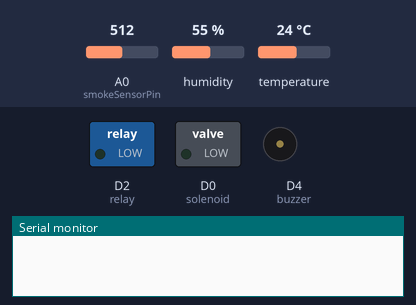
Recording of a sketch running on a simulated ESP8266 (NodeMCU). Parts: switched loads named in the sketch (green lamp = pin HIGH), buzzer (waves = sounding, pin HIGH), the last lines printed to the serial monitor. The test bench sets the inputs (shaded band); at power-on: A0 (smokeSensorPin) = 512, humidity 55 %, temperature 24 °C. WiFi joins after 1.5 s; servers stay silent unless stated; uploads are accepted with an empty reply.

Above: at 0.1 s.
At 2.7 s:
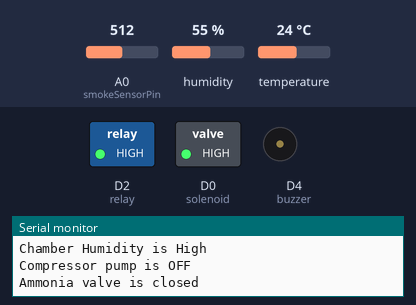
Timing chart, 0 to 4.2 s (numbered marks = the images above):
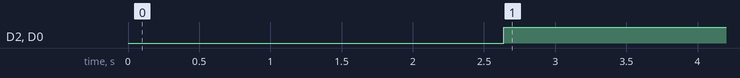

Measured:
- by itself, D2 (relay), D0 (solenoid): LOW → HIGH at 2.6 s

The sketch:

Coldstorage.ino
```cpp
#include <ESP8266WiFi.h>
#include <ESP8266HTTPClient.h>
#include <WiFiClient.h>
#include <DHT.h>
const char *ssid =  "";      // Enter your WiFi Name
const char *pass =  "";     // Enter your WiFi Password
#define DHTPIN D1          // GPIO Pin where the dht11 is connected
#define relay D2
#define solenoid D0
#define buzzer D4
DHT dht(DHTPIN, DHT11);
WiFiClient client;
float h;
float t;
float leakage = 0;
int smokeSensorPin = A0; // Analog input pin for smoke sensor
unsigned int sensorValue; // Variable to store sensor reading
// Variable to store sensor voltage
 // Parts per million of gas concentration
 unsigned int outputValue;

void setup()
{
  Serial.begin(9600);
  pinMode(buzzer,OUTPUT);
  digitalWrite(buzzer,LOW);
  pinMode(relay,OUTPUT);
  digitalWrite(relay, LOW);
  pinMode(solenoid,OUTPUT);
  digitalWrite(solenoid, LOW);
  delay(100);
  dht.begin();
  Serial.println("Connecting to ");
  Serial.println(ssid);
  WiFi.begin(ssid, pass);
  while (WiFi.status() != WL_CONNECTED)
{
  delay(500);
  Serial.print(".");
}
  Serial.println("");
  Serial.println("WiFi connected");
}
void loop()
{
h = dht.readHumidity();     // read humidity
t = dht.readTemperature();     // read temperature
  Serial.print("Temperature: ");
  Serial.print(t);
  Serial.print(" °C, Humidity: ");
  Serial.print(h);
  Serial.println(" %");
  Serial.println("Ammonia in ppm:");
  sensorValue = analogRead(smokeSensorPin); // Read sensor value
outputValue = map(sensorValue,0,1023,0,255);
Serial.println(outputValue);
if(outputValue>=130){
  digitalWrite(buzzer,HIGH);
  leakage=1;
}
if(outputValue<130){
 digitalWrite(buzzer,LOW);
 leakage=0;
  }
  delay(1000); // Wait for 1 second
if(h>45){
    Serial.println("Chamber Humidity is High");
    Serial.println("Compressor pump is OFF");
    Serial.println("Ammonia valve is closed");
    digitalWrite(relay, HIGH);
    digitalWrite(solenoid, HIGH);
    delay(10000);
  }
  if(h<=45){
    Serial.println("Chamber Humidity is Low");
    Serial.println("Compressor pump is ON");
    Serial.println("Ammonia valve is open");
    digitalWrite(relay, LOW);
    digitalWrite(solenoid, LOW);
    delay(10000);
  }
  if (isnan(h) || isnan(t))
{
   Serial.println("Failed to read from DHT sensor!");
   return;
}
  unsigned long currentMillis = millis(); // grab current time
   if (WiFi.status() == WL_CONNECTED) {  //Check WiFi connection status
    HTTPClient http;                    //Declare an object of class HTTPClient
    String url = "http://.com/api.php?ammonia=" + String(outputValue) + "&leakage=" + String(leakage)+ "&humidity=" + String(h) + "&temperature=" + String(t);
    Serial.println(url);
    http.begin(client, url);          //Specify request destination
    delay(5000);
    int httpCode = http.GET();            //Send the request
    if (httpCode > 0) {                   //Check the returning code
      String payload = http.getString();  //Get the request response payload
      Serial.println(payload);            //Print the response payload
    }
    http.end();  //Close connection
  }
}
```
